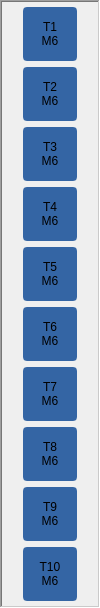
                  <widget class="QFrame" name="gridFrame_41">
                   <property name="sizePolicy">
                    <sizepolicy hsizetype="Fixed" vsizetype="Preferred">
                     <horstretch>0</horstretch>
                     <verstretch>0</verstretch>
                    </sizepolicy>
                   </property>
                   <property name="minimumSize">
                    <size>
                     <width>70</width>
                     <height>0</height>
                    </size>
                   </property>
                   <property name="maximumSize">
                    <size>
                     <width>100</width>
                     <height>9999</height>
                    </size>
                   </property>
                   <property name="styleSheet">
                    <string notr="true">QPushButton {
min-height: 50px;
min-width: 50px;
max-height: 60px;
max-width: 50px;
font: 14pt &quot;DejaVu Sans&quot;;
color: rgb(0,0,0);
background-color:rgb(52, 101, 164);
border-style: solid;
border-width: 2px;
border-radius: 4px;
border-color:rgb(52, 101, 164)
}

</string>
                   </property>
                   <property name="frameShape">
                    <enum>QFrame::WinPanel</enum>
                   </property>
                   <property name="frameShadow">
                    <enum>QFrame::Sunken</enum>
                   </property>
                   <layout class="QGridLayout" name="gridLayout_37">
                    <property name="leftMargin">
                     <number>5</number>
                    </property>
                    <property name="topMargin">
                     <number>5</number>
                    </property>
                    <property name="rightMargin">
                     <number>5</number>
                    </property>
                    <property name="bottomMargin">
                     <number>5</number>
                    </property>
                    <item row="5" column="3">
                     <widget class="MDIButton" name="t6_m6">
                      <property name="sizePolicy">
                       <sizepolicy hsizetype="Maximum" vsizetype="Fixed">
                        <horstretch>0</horstretch>
                        <verstretch>0</verstretch>
                       </sizepolicy>
                      </property>
                      <property name="minimumSize">
                       <size>
                        <width>54</width>
                        <height>54</height>
                       </size>
                      </property>
                      <property name="maximumSize">
                       <size>
                        <width>54</width>
                        <height>64</height>
                       </size>
                      </property>
                      <property name="text">
                       <string>T6
M6</string>
                      </property>
                      <property name="rules" stdset="0">
                       <string>[{&quot;channels&quot;: [{&quot;url&quot;: &quot;status:tool_in_spindle&quot;, &quot;trigger&quot;: true}], &quot;property&quot;: &quot;Style Sheet&quot;, &quot;expression&quot;: &quot;\&quot;border-color:rgb(138, 226, 52);color: rgb(0, 0,0)\&quot; if ch[0] ==6 else ''&quot;, &quot;name&quot;: &quot;color when in spindle&quot;}]</string>
                      </property>
                      <property name="MDICommand" stdset="0">
                       <string>T6M6</string>
                      </property>
                     </widget>
                    </item>
                    <item row="1" column="3">
                     <widget class="MDIButton" name="t2_m6">
                      <property name="sizePolicy">
                       <sizepolicy hsizetype="Maximum" vsizetype="Fixed">
                        <horstretch>0</horstretch>
                        <verstretch>0</verstretch>
                       </sizepolicy>
                      </property>
                      <property name="minimumSize">
                       <size>
                        <width>54</width>
                        <height>54</height>
                       </size>
                      </property>
                      <property name="maximumSize">
                       <size>
                        <width>54</width>
                        <height>64</height>
                       </size>
                      </property>
                      <property name="text">
                       <string>T2
M6</string>
                      </property>
                      <property name="rules" stdset="0">
                       <string>[{&quot;channels&quot;: [{&quot;url&quot;: &quot;status:tool_in_spindle&quot;, &quot;trigger&quot;: true}], &quot;property&quot;: &quot;Style Sheet&quot;, &quot;expression&quot;: &quot;\&quot;border-color:rgb(138, 226, 52);color: rgb(0, 0,0)\&quot; if ch[0] ==2 else ''&quot;, &quot;name&quot;: &quot;color when in spindle&quot;}]</string>
                      </property>
                      <property name="MDICommand" stdset="0">
                       <string>T2M6</string>
                      </property>
                     </widget>
                    </item>
                    <item row="6" column="3">
                     <widget class="MDIButton" name="t7_m6">
                      <property name="sizePolicy">
                       <sizepolicy hsizetype="Maximum" vsizetype="Fixed">
                        <horstretch>0</horstretch>
                        <verstretch>0</verstretch>
                       </sizepolicy>
                      </property>
                      <property name="minimumSize">
                       <size>
                        <width>54</width>
                        <height>54</height>
                       </size>
                      </property>
                      <property name="maximumSize">
                       <size>
                        <width>54</width>
                        <height>64</height>
                       </size>
                      </property>
                      <property name="text">
                       <string>T7
M6</string>
                      </property>
                      <property name="rules" stdset="0">
                       <string>[{&quot;channels&quot;: [{&quot;url&quot;: &quot;status:tool_in_spindle&quot;, &quot;trigger&quot;: true}], &quot;property&quot;: &quot;Style Sheet&quot;, &quot;expression&quot;: &quot;\&quot;border-color:rgb(138, 226, 52);color: rgb(0, 0,0)\&quot; if ch[0] ==7 else ''&quot;, &quot;name&quot;: &quot;color when in spindle&quot;}]</string>
                      </property>
                      <property name="MDICommand" stdset="0">
                       <string>T7M6</string>
                      </property>
                     </widget>
                    </item>
                    <item row="4" column="3">
                     <widget class="MDIButton" name="t5_m6">
                      <property name="sizePolicy">
                       <sizepolicy hsizetype="Maximum" vsizetype="Fixed">
                        <horstretch>0</horstretch>
                        <verstretch>0</verstretch>
                       </sizepolicy>
                      </property>
                      <property name="minimumSize">
                       <size>
                        <width>54</width>
                        <height>54</height>
                       </size>
                      </property>
                      <property name="maximumSize">
                       <size>
                        <width>54</width>
                        <height>64</height>
                       </size>
                      </property>
                      <property name="text">
                       <string>T5
M6</string>
                      </property>
                      <property name="rules" stdset="0">
                       <string>[{&quot;channels&quot;: [{&quot;url&quot;: &quot;status:tool_in_spindle&quot;, &quot;trigger&quot;: true}], &quot;property&quot;: &quot;Style Sheet&quot;, &quot;expression&quot;: &quot;\&quot;border-color:rgb(138, 226, 52);color: rgb(0, 0,0)\&quot; if ch[0] ==5 else ''&quot;, &quot;name&quot;: &quot;color when in spindle&quot;}]</string>
                      </property>
                      <property name="MDICommand" stdset="0">
                       <string>T5M6</string>
                      </property>
                     </widget>
                    </item>
                    <item row="2" column="3">
                     <widget class="MDIButton" name="t3_m6">
                      <property name="sizePolicy">
                       <sizepolicy hsizetype="Maximum" vsizetype="Fixed">
                        <horstretch>0</horstretch>
                        <verstretch>0</verstretch>
                       </sizepolicy>
                      </property>
                      <property name="minimumSize">
                       <size>
                        <width>54</width>
                        <height>54</height>
                       </size>
                      </property>
                      <property name="maximumSize">
                       <size>
                        <width>54</width>
                        <height>64</height>
                       </size>
                      </property>
                      <property name="text">
                       <string>T3
M6</string>
                      </property>
                      <property name="rules" stdset="0">
                       <string>[{&quot;channels&quot;: [{&quot;url&quot;: &quot;status:tool_in_spindle&quot;, &quot;trigger&quot;: true}], &quot;property&quot;: &quot;Style Sheet&quot;, &quot;expression&quot;: &quot;\&quot;border-color:rgb(138, 226, 52);color: rgb(0, 0,0)\&quot; if ch[0] ==3 else ''&quot;, &quot;name&quot;: &quot;color when in spindle&quot;}]</string>
                      </property>
                      <property name="MDICommand" stdset="0">
                       <string>T3M6</string>
                      </property>
                     </widget>
                    </item>
                    <item row="8" column="3">
                     <widget class="MDIButton" name="t9_m6">
                      <property name="sizePolicy">
                       <sizepolicy hsizetype="Maximum" vsizetype="Fixed">
                        <horstretch>0</horstretch>
                        <verstretch>0</verstretch>
                       </sizepolicy>
                      </property>
                      <property name="minimumSize">
                       <size>
                        <width>54</width>
                        <height>54</height>
                       </size>
                      </property>
                      <property name="maximumSize">
                       <size>
                        <width>54</width>
                        <height>64</height>
                       </size>
                      </property>
                      <property name="text">
                       <string>T9
M6</string>
                      </property>
                      <property name="rules" stdset="0">
                       <string>[{&quot;channels&quot;: [{&quot;url&quot;: &quot;status:tool_in_spindle&quot;, &quot;trigger&quot;: true}], &quot;property&quot;: &quot;Style Sheet&quot;, &quot;expression&quot;: &quot;\&quot;border-color:rgb(138, 226, 52);color: rgb(0, 0,0)\&quot; if ch[0] ==9 else ''&quot;, &quot;name&quot;: &quot;color when in spindle&quot;}]</string>
                      </property>
                      <property name="MDICommand" stdset="0">
                       <string>T9M6</string>
                      </property>
                     </widget>
                    </item>
                    <item row="3" column="3">
                     <widget class="MDIButton" name="t4_m6">
                      <property name="sizePolicy">
                       <sizepolicy hsizetype="Maximum" vsizetype="Fixed">
                        <horstretch>0</horstretch>
                        <verstretch>0</verstretch>
                       </sizepolicy>
                      </property>
                      <property name="minimumSize">
                       <size>
                        <width>54</width>
                        <height>54</height>
                       </size>
                      </property>
                      <property name="maximumSize">
                       <size>
                        <width>54</width>
                        <height>64</height>
                       </size>
                      </property>
                      <property name="text">
                       <string>T4
M6</string>
                      </property>
                      <property name="rules" stdset="0">
                       <string>[{&quot;channels&quot;: [{&quot;url&quot;: &quot;status:tool_in_spindle&quot;, &quot;trigger&quot;: true}], &quot;property&quot;: &quot;Style Sheet&quot;, &quot;expression&quot;: &quot;\&quot;border-color:rgb(138, 226, 52);color: rgb(0, 0,0)\&quot; if ch[0] ==4 else ''&quot;, &quot;name&quot;: &quot;color when in spindle&quot;}]</string>
                      </property>
                      <property name="MDICommand" stdset="0">
                       <string>T4M6</string>
                      </property>
                     </widget>
                    </item>
                    <item row="12" column="3">
                     <widget class="MDIButton" name="t10_m6">
                      <property name="sizePolicy">
                       <sizepolicy hsizetype="Maximum" vsizetype="Fixed">
                        <horstretch>0</horstretch>
                        <verstretch>0</verstretch>
                       </sizepolicy>
                      </property>
                      <property name="minimumSize">
                       <size>
                        <width>54</width>
                        <height>54</height>
                       </size>
                      </property>
                      <property name="maximumSize">
                       <size>
                        <width>54</width>
                        <height>64</height>
                       </size>
                      </property>
                      <property name="styleSheet">
                       <string notr="true"/>
                      </property>
                      <property name="text">
                       <string>T10
M6</string>
                      </property>
                      <property name="rules" stdset="0">
                       <string>[{&quot;channels&quot;: [{&quot;url&quot;: &quot;status:tool_in_spindle&quot;, &quot;trigger&quot;: true}], &quot;property&quot;: &quot;Style Sheet&quot;, &quot;expression&quot;: &quot;\&quot;border-color:rgb(138, 226, 52);color: rgb(0, 0,0)\&quot; if ch[0] ==10 else ''&quot;, &quot;name&quot;: &quot;color when in spindle&quot;}]</string>
                      </property>
                      <property name="MDICommand" stdset="0">
                       <string>T10M6</string>
                      </property>
                     </widget>
                    </item>
                    <item row="7" column="3">
                     <widget class="MDIButton" name="t8_m6">
                      <property name="sizePolicy">
                       <sizepolicy hsizetype="Maximum" vsizetype="Fixed">
                        <horstretch>0</horstretch>
                        <verstretch>0</verstretch>
                       </sizepolicy>
                      </property>
                      <property name="minimumSize">
                       <size>
                        <width>54</width>
                        <height>54</height>
                       </size>
                      </property>
                      <property name="maximumSize">
                       <size>
                        <width>54</width>
                        <height>64</height>
                       </size>
                      </property>
                      <property name="text">
                       <string>T8
M6</string>
                      </property>
                      <property name="flat">
                       <bool>false</bool>
                      </property>
                      <property name="rules" stdset="0">
                       <string>[{&quot;channels&quot;: [{&quot;url&quot;: &quot;status:tool_in_spindle&quot;, &quot;trigger&quot;: true}], &quot;property&quot;: &quot;Style Sheet&quot;, &quot;expression&quot;: &quot;\&quot;border-color:rgb(138, 226, 52);color: rgb(0, 0,0)\&quot; if ch[0] ==8 else ''&quot;, &quot;name&quot;: &quot;color when in spindle&quot;}]</string>
                      </property>
                      <property name="MDICommand" stdset="0">
                       <string>T8M6</string>
                      </property>
                     </widget>
                    </item>
                    <item row="0" column="3">
                     <widget class="MDIButton" name="t1_m6">
                      <property name="sizePolicy">
                       <sizepolicy hsizetype="Maximum" vsizetype="Fixed">
                        <horstretch>0</horstretch>
                        <verstretch>0</verstretch>
                       </sizepolicy>
                      </property>
                      <property name="minimumSize">
                       <size>
                        <width>54</width>
                        <height>54</height>
                       </size>
                      </property>
                      <property name="maximumSize">
                       <size>
                        <width>54</width>
                        <height>64</height>
                       </size>
                      </property>
                      <property name="text">
                       <string>T1
M6</string>
                      </property>
                      <property name="rules" stdset="0">
                       <string>[{&quot;channels&quot;: [{&quot;url&quot;: &quot;status:tool_in_spindle&quot;, &quot;trigger&quot;: true}], &quot;property&quot;: &quot;Style Sheet&quot;, &quot;expression&quot;: &quot;\&quot;border-color:rgb(138, 226, 52);color: rgb(0, 0,0)\&quot; if ch[0]==1  else ''&quot;, &quot;name&quot;: &quot;color when in spindle&quot;}]</string>
                      </property>
                      <property name="MDICommand" stdset="0">
                       <string>T1M6</string>
                      </property>
                     </widget>
                    </item>
                   </layout>
                  </widget>
